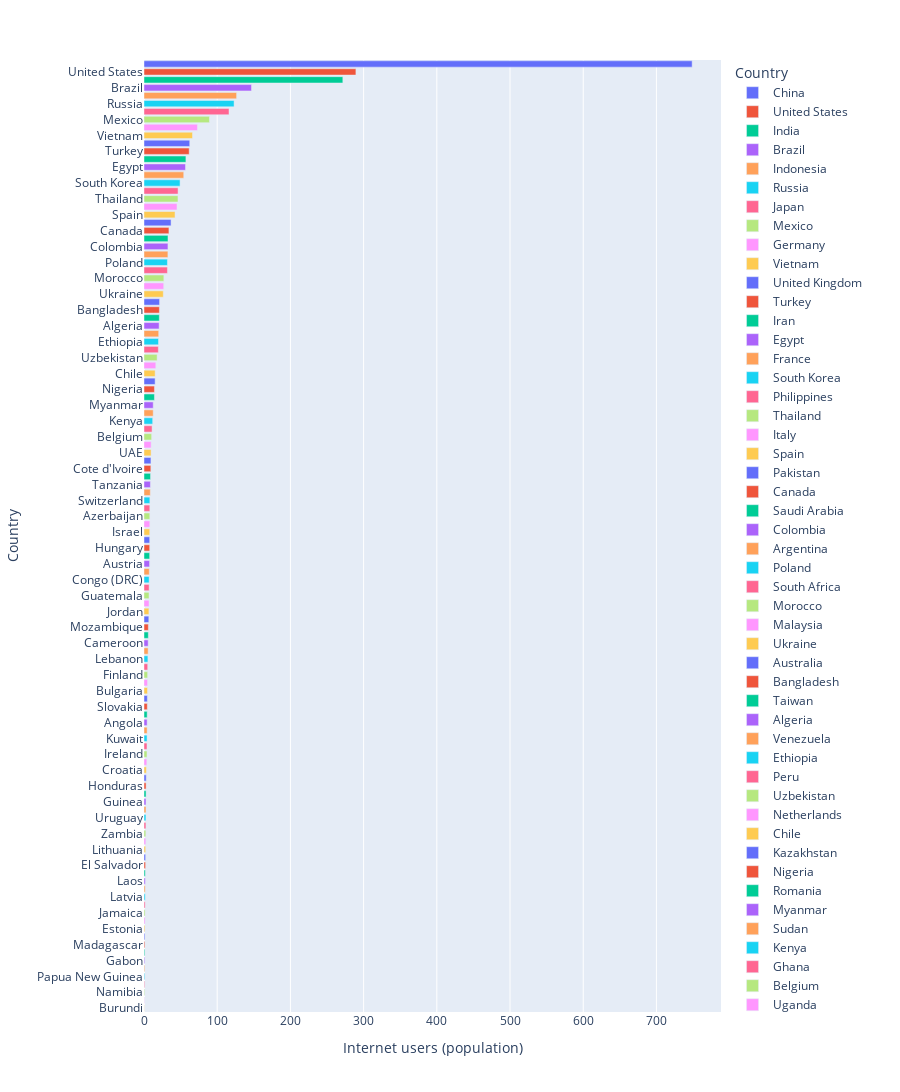

Notebook source saved alongside this figure:
### Code cell
df_3i_ip_2021_sorted = df_3i_ip_2021.sort_values(by="Internet users (population)", ascending=False)

fig = px.bar(
        df_3i_ip_2021_sorted, 
        x="Internet users (population)", 
        y="Country", 
        color="Country", 
        orientation='h',
        height=2800
        )

fig.show()
